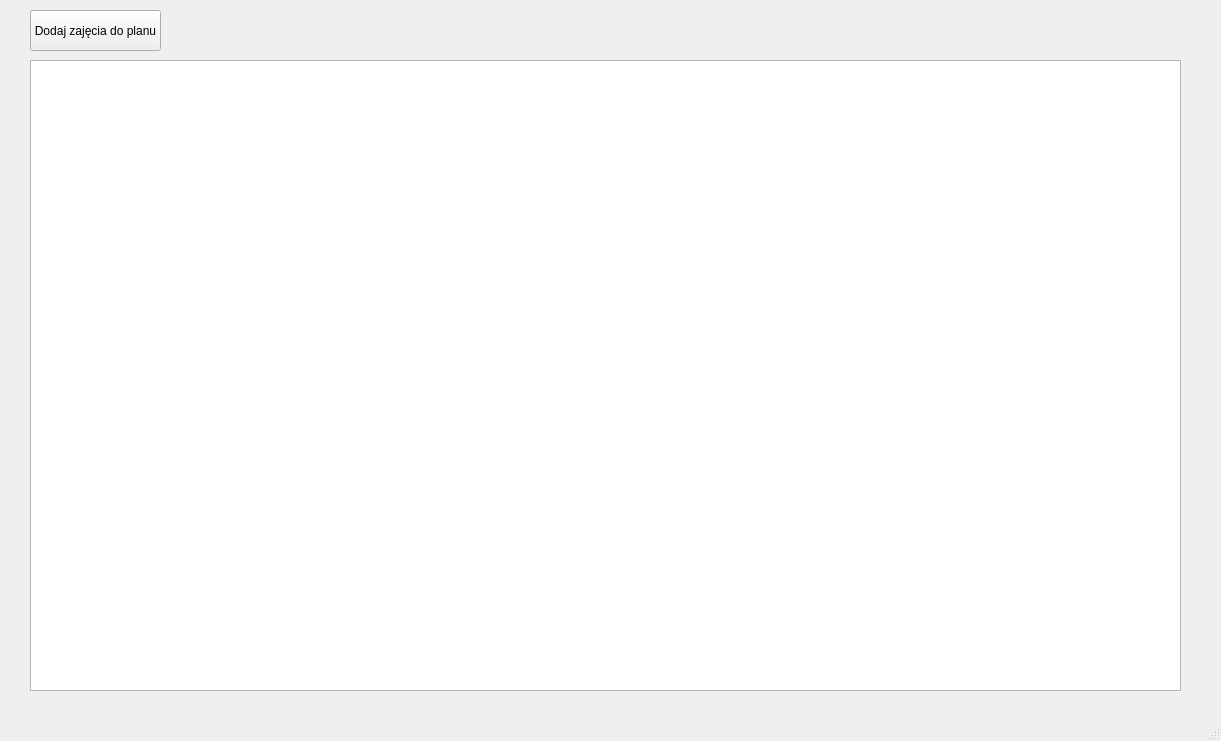
<?xml version="1.0" encoding="UTF-8"?>
<ui version="4.0">
 <class>TimeTableWindow</class>
 <widget class="QMainWindow" name="TimeTableWindow">
  <property name="geometry">
   <rect>
    <x>0</x>
    <y>0</y>
    <width>1221</width>
    <height>741</height>
   </rect>
  </property>
  <property name="windowTitle">
   <string>MainWindow</string>
  </property>
  <widget class="QWidget" name="centralwidget">
   <widget class="QTableWidget" name="tableWidget">
    <property name="geometry">
     <rect>
      <x>30</x>
      <y>60</y>
      <width>1151</width>
      <height>631</height>
     </rect>
    </property>
   </widget>
   <widget class="QPushButton" name="pushButton">
    <property name="geometry">
     <rect>
      <x>30</x>
      <y>10</y>
      <width>131</width>
      <height>41</height>
     </rect>
    </property>
    <property name="text">
     <string>Dodaj zajęcia do planu</string>
    </property>
   </widget>
  </widget>
  <widget class="QMenuBar" name="menubar">
   <property name="geometry">
    <rect>
     <x>0</x>
     <y>0</y>
     <width>1221</width>
     <height>21</height>
    </rect>
   </property>
  </widget>
  <widget class="QStatusBar" name="statusbar"/>
 </widget>
 <resources/>
 <connections/>
</ui>
